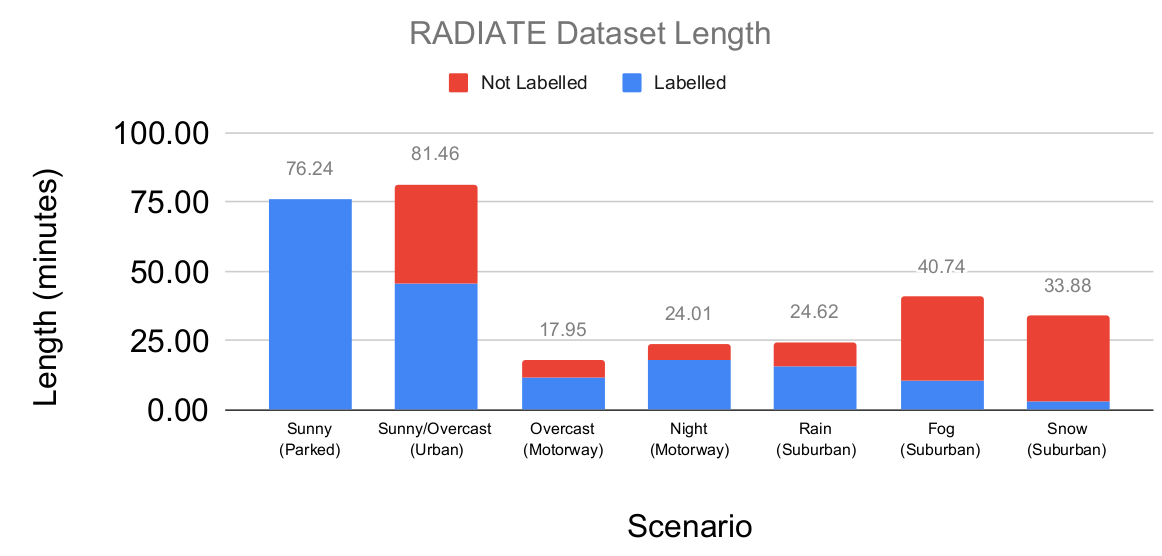
#> input picture RADIATE/radiate_sdk/assets/dataset_lenght.png, 1162 x 556 px; its folder holds only this picture in this run
$ python -i rain.py   (imports and definitions only)
#> lines starting #> are read from the running program, lines starting #| are printed output that depends on the picture
import numpy as np
import cv2
import os

def create_noise(img, value=10):
    value *= 0.01
    noise = np.random.uniform(0, 256, img.shape[0:2])
    noise[np.where(noise<(256-value))] = 0

    kernel = np.array([[0, 0.1, 0], [0.1, 8, 0.1], [0, 0.1, 0]])
    noise = cv2.filter2D(noise, -1, kernel)
    return noise

def create_rain(noise, length=10, angle=0, w=1):
    dig = np.eye(length)
    trans = cv2.getRotationMatrix2D((length/2, length/2), angle-45, 1-length/100.0)

    kernel = cv2.warpAffine(dig, trans, (length, length))
    kernel = cv2.GaussianBlur(kernel, (w,w), 0)
    blurred = cv2.filter2D(noise, -1, kernel)

    cv2.normalize(blurred, blurred, 0, 255, cv2.NORM_MINMAX)
    blurred - np.array(blurred, dtype = np.uint8)

    return blurred

def add_rain(img, rain, alpha=0.9, beta=0.8):
    rain = np.expand_dims(rain, 2)
    rain_effect = np.concatenate((img, rain), axis=2)

    rainny = img.copy()
    rain = np.array(rain, dtype=np.float32)
    for i in range(3):
        rainny[:,:,i] = alpha * rainny[:,:,i]*(255-rain[:,:,0])/255.0 + beta*rain[:,:,0]

    return rainny

def get_rain(img):
    img = cv2.imread(img)
#> img is the input picture: shape (556, 1162, 3); mean B, G, R 240.5, 234, 236.7
    # print(img.shape)
    value = np.random.randint(50, 5000)
    value = 4000
    l = np.random.randint(10, 60)
    l = 60
    angle = np.random.randint(-45, 45)
    angle = -30
    # w = np.random.randint(1, 3)
    w = 1
    alpha = 1-np.random.random()*0.15
    beta = 1-np.random.random()*0.25

    noise = create_noise(img, value)
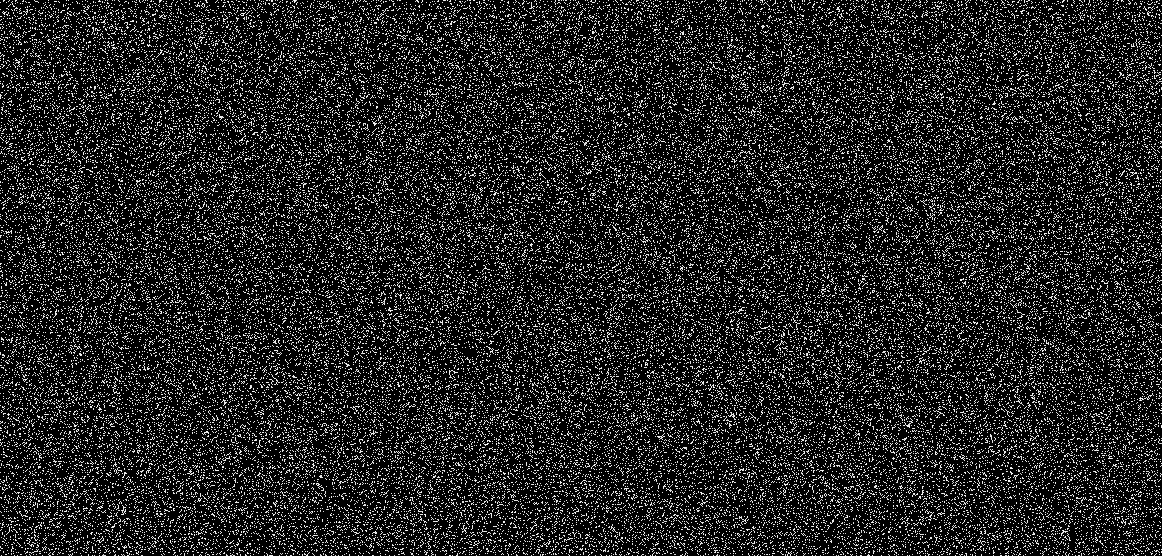
#> noise: shape (556, 1162) float64; min 0, max 2139.2, mean 309.4; drawn with min black and max white
    blur = create_rain(noise, l, angle, w)
#> in create_rain, `blurred = cv2.filter2D(noise, -1, kernel)`:
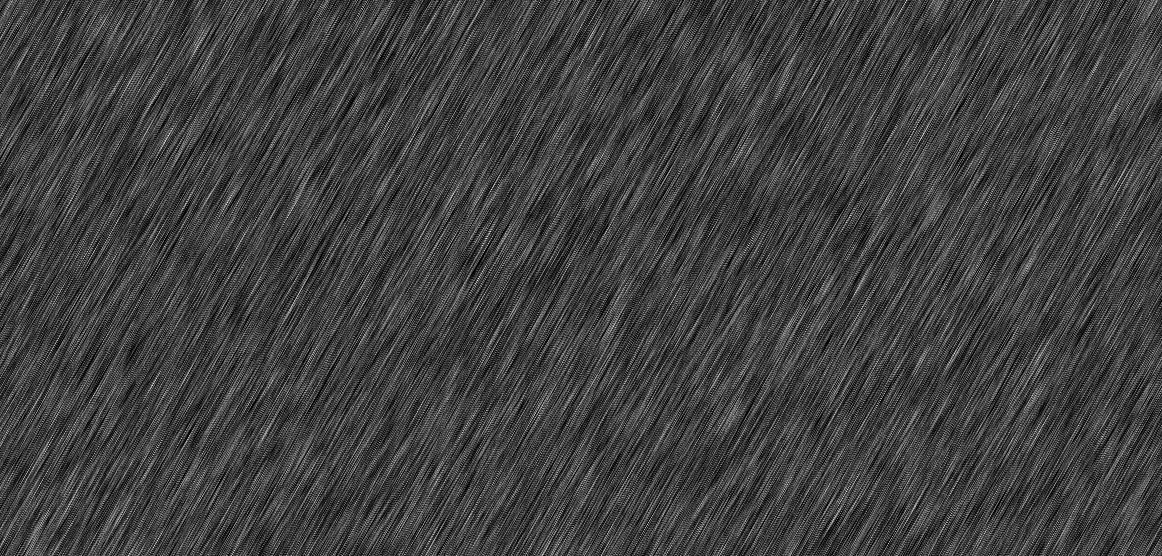
#> blurred: shape (556, 1162) float64; min 5.87, max 11595.4, mean 2956.1; drawn with min black and max white
    rain = add_rain(img, blur, alpha, beta)
#> after the loop in add_rain, `for i in range(3):`:
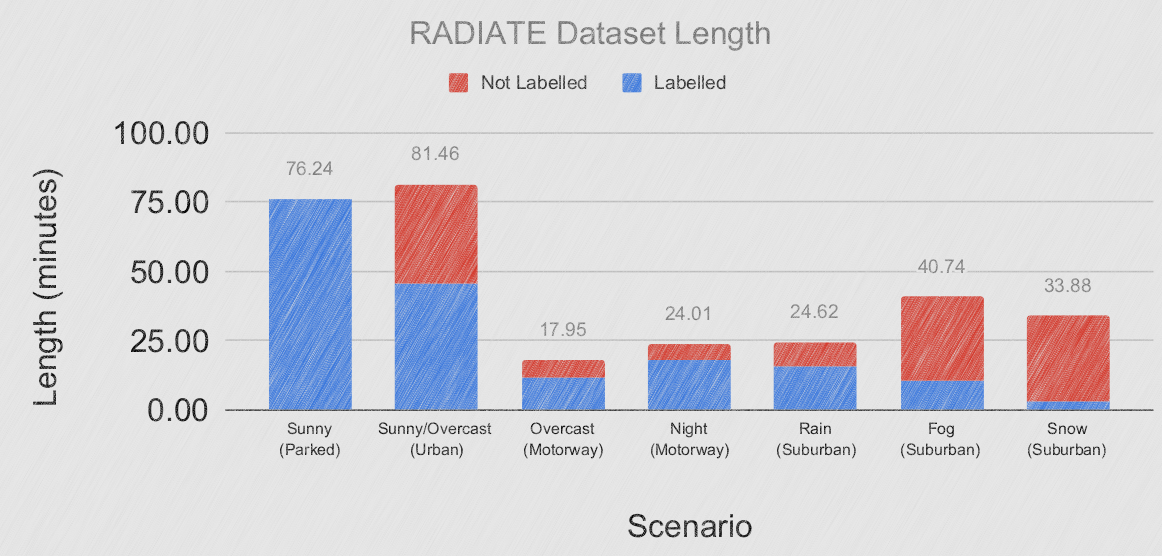
#> rainny: shape (556, 1162, 3); mean B, G, R 218.6, 214.2, 216

    return rain

# [13 lines not run here, left out]

>>> result = get_rain('../RADIATE/radiate_sdk/assets/dataset_lenght.png')
